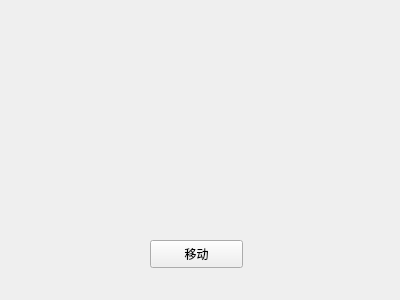
<?xml version="1.0" encoding="UTF-8"?>
<ui version="4.0">
 <class>Widget</class>
 <widget class="QWidget" name="Widget">
  <property name="geometry">
   <rect>
    <x>0</x>
    <y>0</y>
    <width>400</width>
    <height>300</height>
   </rect>
  </property>
  <property name="windowTitle">
   <string>Widget</string>
  </property>
  <widget class="QPushButton" name="pushButton">
   <property name="geometry">
    <rect>
     <x>150</x>
     <y>240</y>
     <width>93</width>
     <height>28</height>
    </rect>
   </property>
   <property name="text">
    <string>移动</string>
   </property>
  </widget>
 </widget>
 <layoutdefault spacing="6" margin="11"/>
 <resources/>
 <connections/>
</ui>
